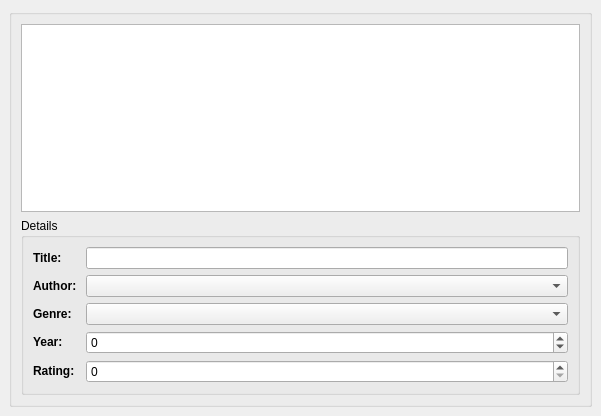
<?xml version="1.0" encoding="UTF-8"?>
<ui version="4.0">
 <class>BookWindow</class>
 <widget class="QMainWindow" name="BookWindow">
  <property name="geometry">
   <rect>
    <x>0</x>
    <y>0</y>
    <width>601</width>
    <height>416</height>
   </rect>
  </property>
  <property name="windowTitle">
   <string>Books</string>
  </property>
  <widget class="QWidget" name="centralWidget">
   <layout class="QVBoxLayout">
    <property name="spacing">
     <number>6</number>
    </property>
    <property name="leftMargin">
     <number>9</number>
    </property>
    <property name="topMargin">
     <number>9</number>
    </property>
    <property name="rightMargin">
     <number>9</number>
    </property>
    <property name="bottomMargin">
     <number>9</number>
    </property>
    <item>
     <widget class="QGroupBox" name="groupBox">
      <property name="title">
       <string/>
      </property>
      <layout class="QVBoxLayout">
       <property name="spacing">
        <number>6</number>
       </property>
       <property name="leftMargin">
        <number>9</number>
       </property>
       <property name="topMargin">
        <number>9</number>
       </property>
       <property name="rightMargin">
        <number>9</number>
       </property>
       <property name="bottomMargin">
        <number>9</number>
       </property>
       <item>
        <widget class="QTableView" name="bookTable">
         <property name="selectionBehavior">
          <enum>QAbstractItemView::SelectRows</enum>
         </property>
        </widget>
       </item>
       <item>
        <widget class="QGroupBox" name="groupBox_2">
         <property name="title">
          <string>Details</string>
         </property>
         <layout class="QFormLayout">
          <item row="0" column="0">
           <widget class="QLabel" name="label_5">
            <property name="text">
             <string>&lt;b&gt;Title:&lt;/b&gt;</string>
            </property>
           </widget>
          </item>
          <item row="0" column="1">
           <widget class="QLineEdit" name="titleEdit">
            <property name="enabled">
             <bool>true</bool>
            </property>
           </widget>
          </item>
          <item row="1" column="0">
           <widget class="QLabel" name="label_2">
            <property name="text">
             <string>&lt;b&gt;Author: &lt;/b&gt;</string>
            </property>
           </widget>
          </item>
          <item row="1" column="1">
           <widget class="QComboBox" name="authorEdit">
            <property name="enabled">
             <bool>true</bool>
            </property>
           </widget>
          </item>
          <item row="2" column="0">
           <widget class="QLabel" name="label_3">
            <property name="text">
             <string>&lt;b&gt;Genre:&lt;/b&gt;</string>
            </property>
           </widget>
          </item>
          <item row="2" column="1">
           <widget class="QComboBox" name="genreEdit">
            <property name="enabled">
             <bool>true</bool>
            </property>
           </widget>
          </item>
          <item row="3" column="0">
           <widget class="QLabel" name="label_4">
            <property name="text">
             <string>&lt;b&gt;Year:&lt;/b&gt;</string>
            </property>
           </widget>
          </item>
          <item row="3" column="1">
           <widget class="QSpinBox" name="yearEdit">
            <property name="enabled">
             <bool>true</bool>
            </property>
            <property name="prefix">
             <string/>
            </property>
            <property name="minimum">
             <number>-1000</number>
            </property>
            <property name="maximum">
             <number>2100</number>
            </property>
           </widget>
          </item>
          <item row="4" column="0">
           <widget class="QLabel" name="label">
            <property name="text">
             <string>&lt;b&gt;Rating:&lt;/b&gt;</string>
            </property>
           </widget>
          </item>
          <item row="4" column="1">
           <widget class="QSpinBox" name="ratingEdit">
            <property name="maximum">
             <number>5</number>
            </property>
           </widget>
          </item>
         </layout>
        </widget>
       </item>
      </layout>
     </widget>
    </item>
   </layout>
  </widget>
 </widget>
 <tabstops>
  <tabstop>bookTable</tabstop>
  <tabstop>titleEdit</tabstop>
  <tabstop>authorEdit</tabstop>
  <tabstop>genreEdit</tabstop>
  <tabstop>yearEdit</tabstop>
 </tabstops>
 <resources/>
 <connections/>
</ui>
